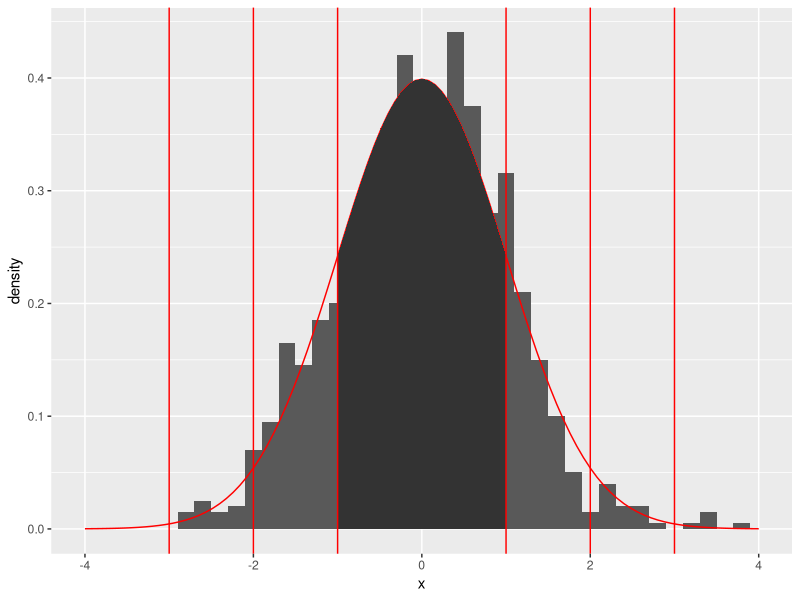
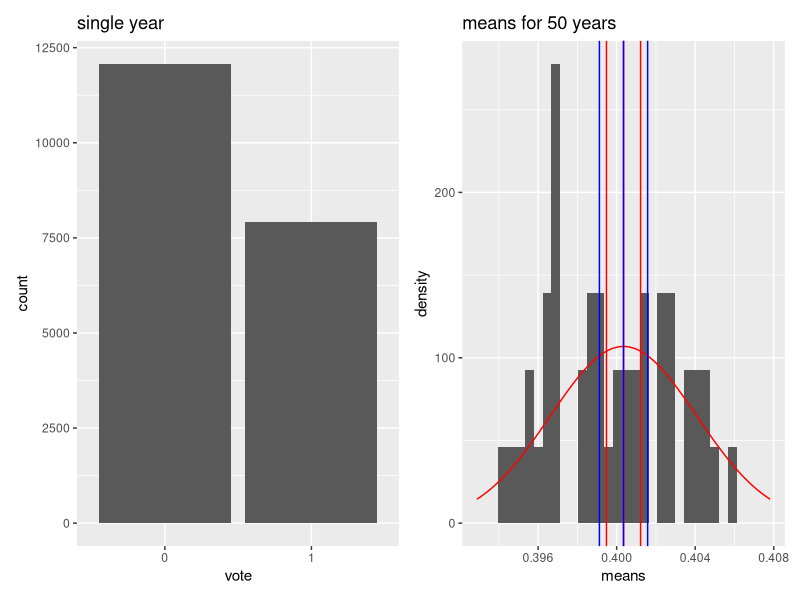

The R source for these figures, in order:
## ---- chunk 1
knitr::opts_chunk$set(echo = TRUE)
options(scipen = 1, digits = 4)
if(!require("ggplot2")) { install.packages('ggplot2', repos = "http://cran.us.r-project.org"); library("ggplot2") }
## ---- chunk 2
df1 <- data.frame(x = rnorm(1000))
p1 <- ggplot(df1, aes(x)) + theme(legend.position="none") + xlim(-4, 4)
p1 <- p1 + geom_histogram(aes(y=after_stat(density)), binwidth=0.2, na.rm=TRUE)
p1 <- p1 + stat_function(fun=dnorm, args=list(mean=0, sd=1), colour="red")
p1 <- p1 + stat_function(fun=dnorm, xlim = c(-1, 1), geom = "area")
vline_data = data.frame(x_int = c(-3, -2, -1, 1, 2, 3))
p1 + geom_vline(xintercept=vline_data$x_int, colour="red")
## ---- chunk 3
v <- 0.975
## ---- chunk 4
#' n: # number of rexp samples for each mean
#' k: # number of means
generate_means <- function(n, years, prob) {
  #' collect k means, each with n samples, in an array
  sample_means = NULL
  for (i in 1:years) sample_means = c(sample_means, mean(rbinom(n, size=1, prob=prob)))
  means_df <- data.frame(means = sample_means)
  means_df
}
## ---- chunk 5
#' https://bookdown.org/yihui/rmarkdown-cookbook/font-color.html
colorize <- function(x, color) {
  if (knitr::is_latex_output()) {
    sprintf("\\textcolor{%s}{%s}", color, x)
  } else if (knitr::is_html_output()) {
    sprintf("<span style='color: %s;'>%s</span>", color,
      x)
  } else x
}
## ---- chunk 6
N <- 20000
years <- 50
p <- 0.4
df3 <- data.frame(vote = factor(rbinom(N, size=1, prob=p)))
df4 <- generate_means(N, years, p)
XBar_n <- mean(df4$means)
low  <- function(quant) { XBar_n - qnorm(quant)*sd(df4$means)/sqrt(length(df4$means)) }
high <- function(quant) { XBar_n + qnorm(quant)*sd(df4$means)/sqrt(length(df4$means)) }
vline_data <- function(quant) { data.frame(x_int = c(low(quant), XBar_n, high(quant))) }
vline_95 <- vline_data(0.95)
vline_99 <- vline_data(0.99)
## ---- chunk 7
p3 <- ggplot(df3, aes(vote))+ geom_bar() + ggtitle("single year")
## ---- chunk 8
p4 <- ggplot(df4, aes(means)) + theme(legend.position="none") + ggtitle(paste("means for", as.character(years), "years"))
p4 <- p4 + geom_histogram(aes(y=after_stat(density)), binwidth=9/N, na.rm=TRUE)
p4 <- p4 + stat_function(fun=dnorm, args=list(mean=XBar_n, sd=sd(df4$means)), colour="red")
p4 <- p4 + xlim(XBar_n + c(-1,1) * 2*sd(df4$means))
p4 <- p4 + geom_vline(xintercept=vline_95$x_int, colour="red")
p4 <- p4 + geom_vline(xintercept=vline_99$x_int, colour="blue")
## ---- chunk 9
library(patchwork)
p3 + p4
